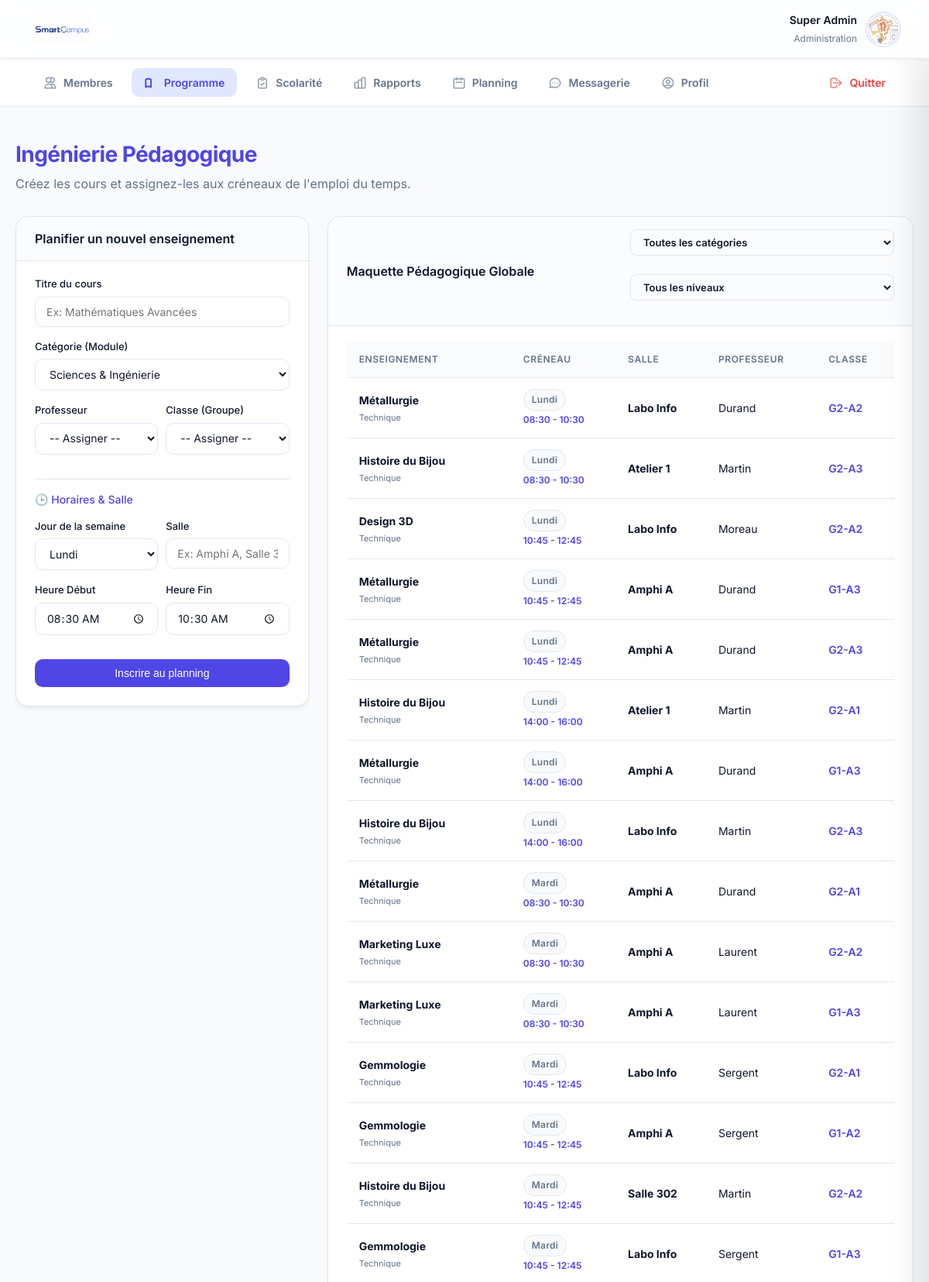
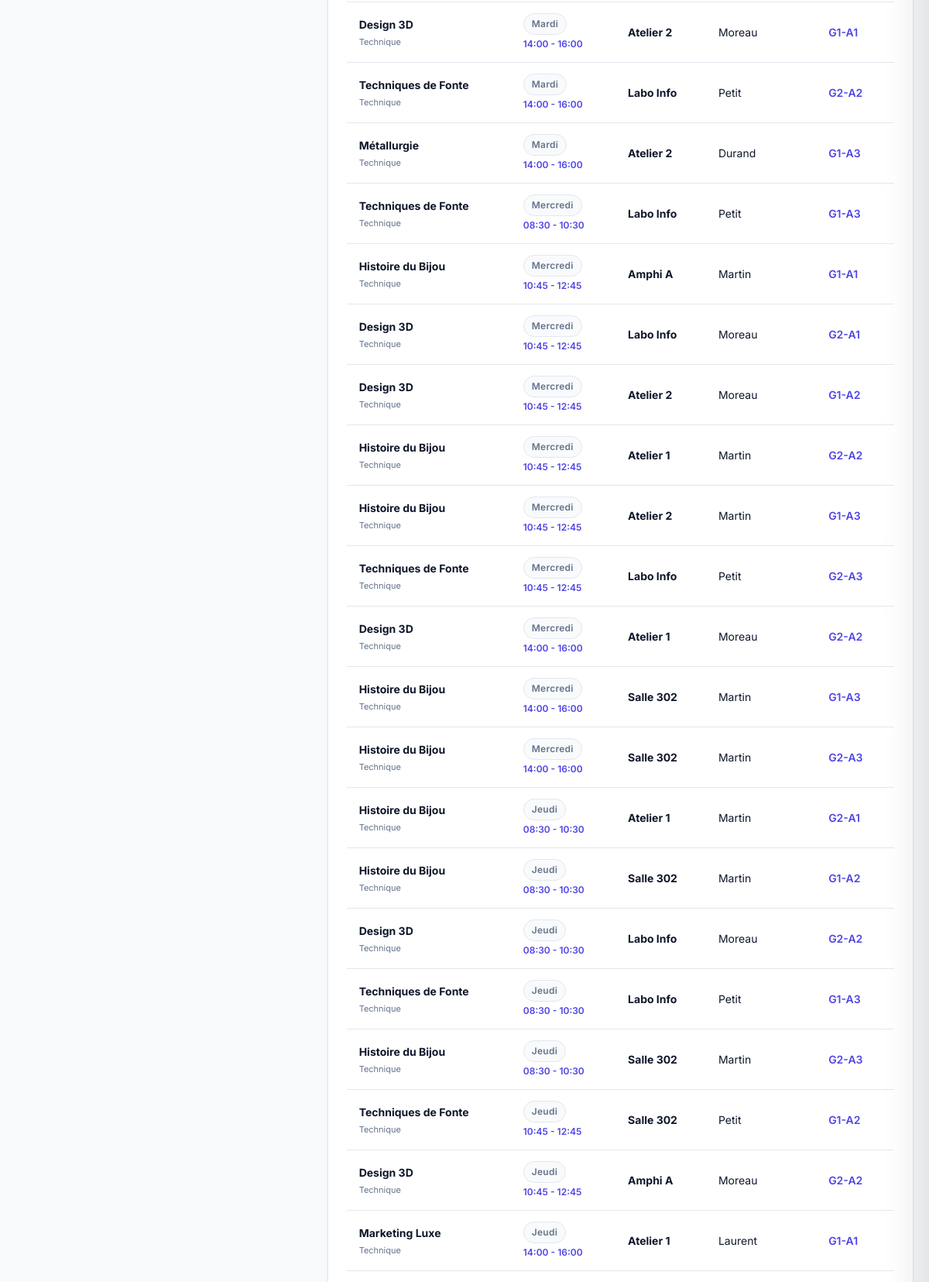
The app's page /gestion_cours.php (signed in, upper part), older data (2 pictures, top to bottom).
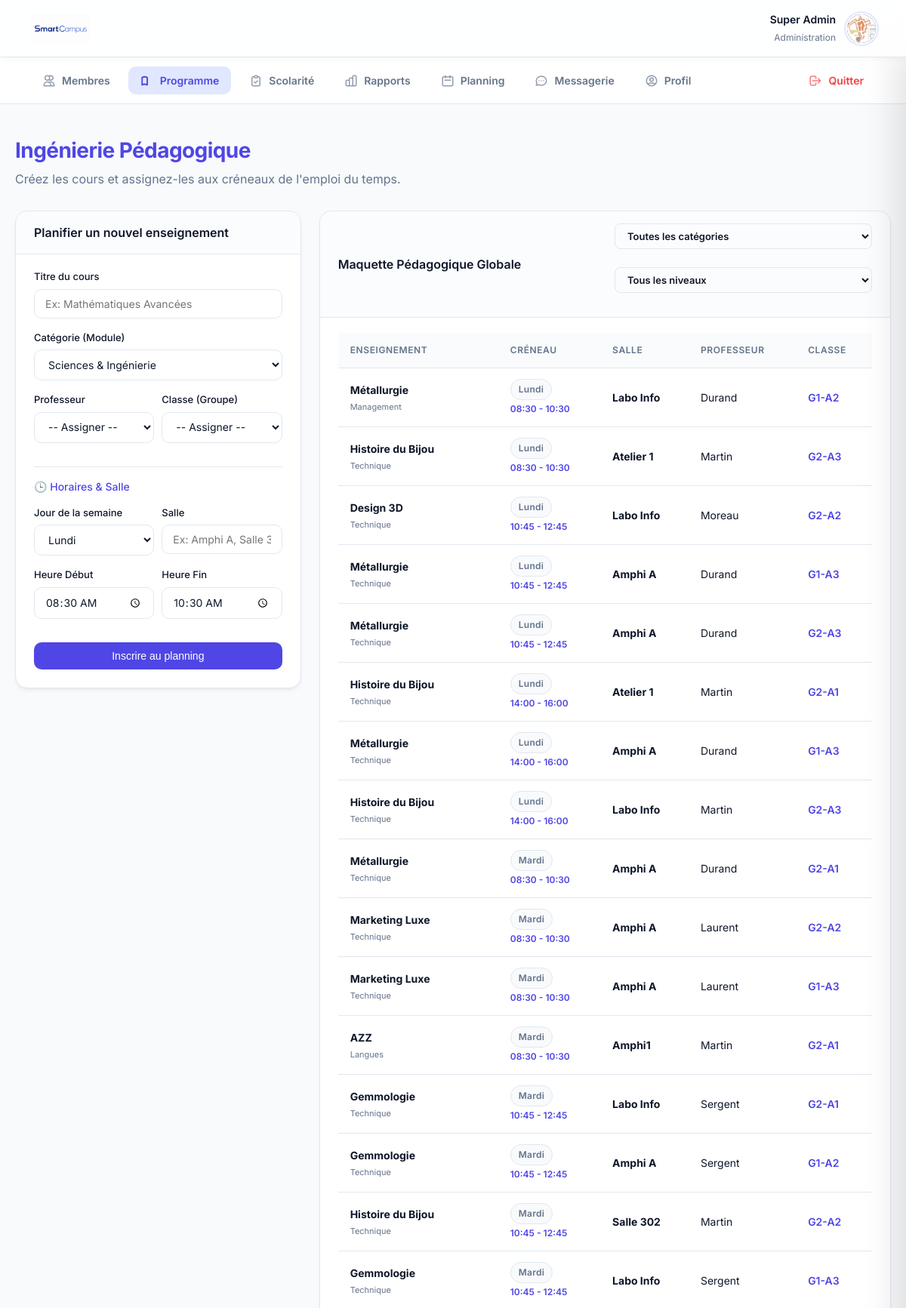
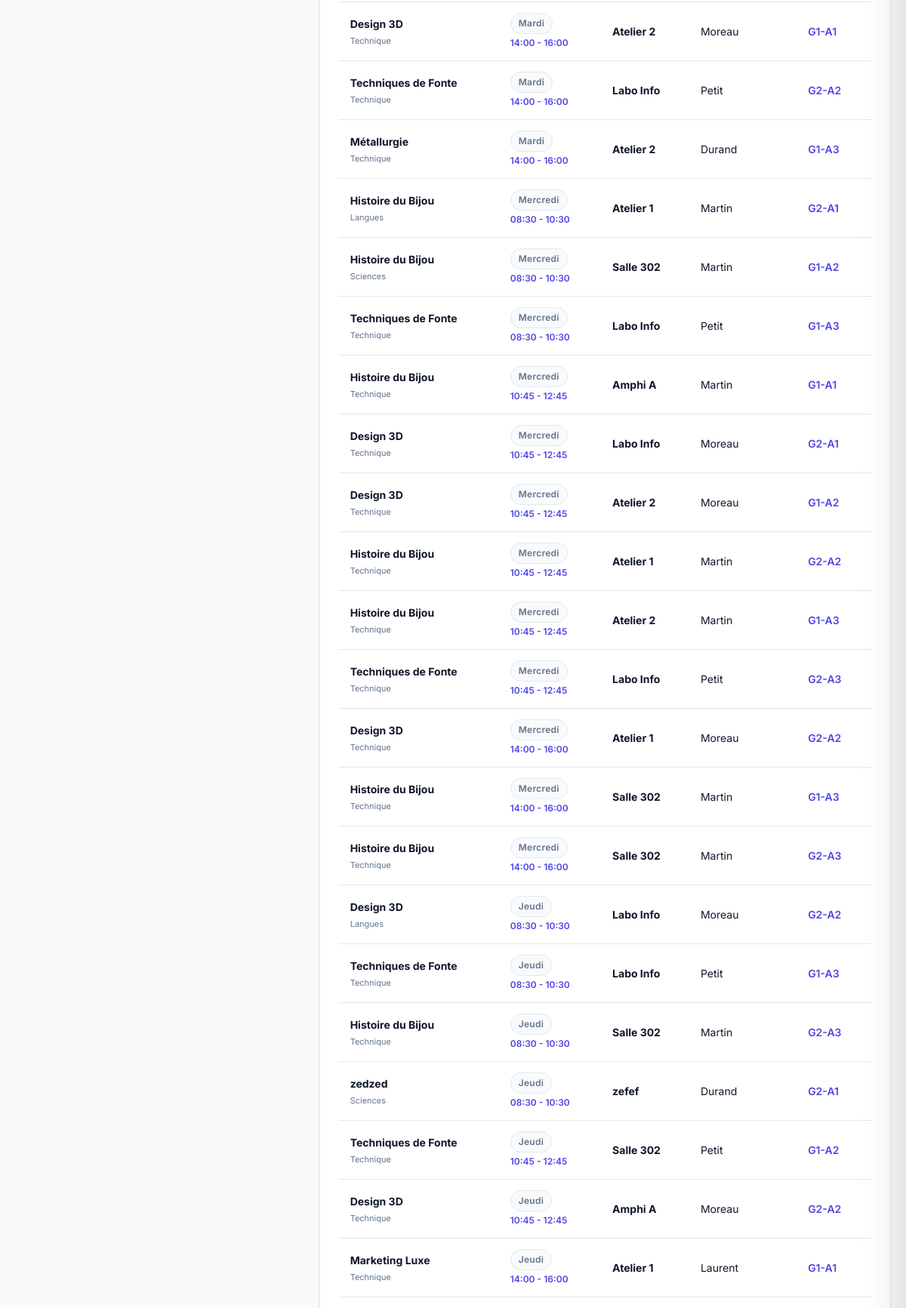
The same page, newer data (2 pictures, top to bottom).
### tables this page shows
CREATE TABLE utilisateurs (
        id INTEGER PRIMARY KEY AUTOINCREMENT,
        prenom TEXT NOT NULL,
        nom TEXT NOT NULL,
        email TEXT UNIQUE NOT NULL,
        role TEXT CHECK(role IN ('etudiant', 'professeur', 'administrateur')) NOT NULL,
        mot_de_passe_hash TEXT NOT NULL,
        statut_compte TEXT DEFAULT 'actif',
        groupe_id INTEGER,
        FOREIGN KEY(groupe_id) REFERENCES groupes(id) ON DELETE SET NULL
    );

CREATE TABLE cours (
        id INTEGER PRIMARY KEY AUTOINCREMENT,
        titre TEXT NOT NULL,
        categorie TEXT NOT NULL,
        description TEXT,
        groupe_id INTEGER,
        professeur_id INTEGER, jour VARCHAR(20) DEFAULT 'Lundi', heure_debut VARCHAR(10) DEFAULT '08:30', heure_fin VARCHAR(10) DEFAULT '10:30', salle VARCHAR(50) DEFAULT 'Non assignée',
        FOREIGN KEY(groupe_id) REFERENCES groupes(id) ON DELETE CASCADE,
        FOREIGN KEY(professeur_id) REFERENCES utilisateurs(id) ON DELETE SET NULL
    );

CREATE TABLE groupes (
        id INTEGER PRIMARY KEY AUTOINCREMENT,
        nom TEXT NOT NULL UNIQUE
    );

### gestion_cours.php (the view, shortened to what this page needs)
<?php
require_once 'db.php';
$cours = $db->query("
    SELECT c.*, u.nom as prof_nom, g.nom as groupe_nom
    FROM cours c
    LEFT JOIN utilisateurs u ON c.professeur_id = u.id
    LEFT JOIN groupes g ON c.groupe_id = g.id
    ORDER BY
        CASE c.jour
            WHEN 'Lundi'    THEN 1
            WHEN 'Mardi'    THEN 2
            WHEN 'Mercredi' THEN 3
            WHEN 'Jeudi'    THEN 4
            WHEN 'Vendredi' THEN 5
        END,
        c.heure_debut
")->fetchAll();
?>
<!DOCTYPE html>
<html lang="fr">
<head>
    <meta charset="UTF-8"><title>Programme - SmartCampus</title><link rel="stylesheet" href="style.css">
</head>
<body>
    <?php include 'menu.php'; ?>
    <div class="container">
        <div style="margin-bottom: 30px;">
            <h1 style="color:var(--primary);">Ingénierie Pédagogique</h1>
            <p style="color:var(--text-muted); margin:0;">Créez les cours et assignez-les aux créneaux de l'emploi du temps.</p>
        </div>
        <div class="dashboard-grid inverse">
            <div class="card" style="align-self: start;">
                <div class="card-header"><h2>Planifier un nouvel enseignement</h2></div>
                <form method="POST">
                    <label>Titre du cours</label>
                    <input type="text" name="titre" required placeholder="Ex: Mathématiques Avancées">
                    <label>Catégorie (Module)</label>
                    <select name="categorie" required>
                        <option value="Sciences">Sciences & Ingénierie</option>
                    </select>
                    <div style="display:flex; gap:10px;">
                        <div style="flex:1;">
                            <label>Professeur</label>
                            <select name="professeur_id" required>
                                <option value="">-- Assigner --</option>
                            </select>
                        </div>
                        <div style="flex:1;">
                            <label>Classe (Groupe)</label>
                            <select name="groupe_id" required>
                                <option value="">-- Assigner --</option>
                            </select>
                        </div>
                    </div>
                    <div style="border-top: 1px solid var(--border); margin: 15px 0; padding-top: 15px;">
                        <label style="color:var(--primary); font-size:14px; margin-bottom:10px;">🕒 Horaires & Salle</label>
                    </div>
                    <div style="display:flex; gap:10px;">
                        <div style="flex:1;">
                            <label>Jour de la semaine</label>
                            <select name="jour" required>
                                <option value="Lundi">Lundi</option><option value="Mardi">Mardi</option>
                            </select>
                        </div>
                        <div style="flex:1;">
                            <label>Salle</label>
                            <input type="text" name="salle" required placeholder="Ex: Amphi A, Salle 302">
                        </div>
                    </div>
                    <div style="display:flex; gap:10px;">
                        <div style="flex:1;"><label>Heure Début</label><input type="time" name="heure_debut" required value="08:30"></div>
                        <div style="flex:1;"><label>Heure Fin</label><input type="time" name="heure_fin" required value="10:30"></div>
                    </div>
                    <button type="submit" id="btnSubmitCours" class="btn-action" style="width:100%; margin-top:15px;">
                        Inscrire au planning
                    </button>
                </form>
            </div>
            <div class="card">
                <div class="card-header" style="display:flex; align-items:center; justify-content:space-between; flex-wrap:wrap; gap:10px;">
                    <h2 style="margin:0;">Maquette Pédagogique Globale</h2>
                    <div style="display:flex; gap:8px; flex-wrap:wrap;">
                        <select id="filtreCategorie" onchange="filtrerCours()" style="padding:7px 12px; border-radius:8px; border:1.5px solid var(--border); font-size:13px; font-weight:600; color:var(--text-main); background:var(--bg);">
                            <option value="">Toutes les catégories</option>
                        </select>
                        <select id="filtreNiveau" onchange="filtrerCours()" style="padding:7px 12px; border-radius:8px; border:1.5px solid var(--border); font-size:13px; font-weight:600; color:var(--text-main); background:var(--bg);">
                            <option value="">Tous les niveaux</option>
                        </select>
                    </div>
                </div>
                <?php if (empty($cours)): ?>
                    <p style="color:var(--text-muted); text-align:center;">Aucun cours programmé.</p>
                <?php else: ?>
                    <table>
                        <tr>
                            <th>Enseignement</th><th>Créneau</th><th>Salle</th><th>Professeur</th><th>Classe</th>
                        </tr>
                        <?php foreach($cours as $c): ?>
                            <tr class="cours-row"
                                data-cours-id="<?= $c['id'] ?>"
                                onclick="ouvrirCours(
                                    <?= $c['id'] ?>,
                                    <?= htmlspecialchars(json_encode([
                                        'id'            => $c['id'],
                                        'titre'         => $c['titre'],
                                        'categorie'     => $c['categorie'],
                                        'professeur_id' => $c['professeur_id'],
                                        'groupe_id'     => $c['groupe_id'],
                                        'jour'          => $c['jour'],
                                        'heure_debut'   => $c['heure_debut'],
                                        'heure_fin'     => $c['heure_fin'],
                                        'salle'         => $c['salle'],
                                        'prof_nom'      => $c['prof_nom'],
                                        'groupe_nom'    => $c['groupe_nom'],
                                    ]), ENT_QUOTES) ?>
                                )"
                                title="Modifier ce cours">
                                <td>
                                    <strong><?= htmlspecialchars($c['titre']) ?></strong><br>
                                    <span style="font-size:11px; color:var(--text-muted);"><?= htmlspecialchars($c['categorie']) ?></span>
                                </td>
                                <td>
                                    <span class="badge badge-neutral"><?= htmlspecialchars($c['jour']) ?></span><br>
                                    <span style="font-size:12px; color:var(--primary); font-weight:600;"><?= $c['heure_debut'] ?> - <?= $c['heure_fin'] ?></span>
                                </td>
                                <td><strong><?= htmlspecialchars($c['salle']) ?></strong></td>
                                <td><?= htmlspecialchars($c['prof_nom']) ?></td>
                                <td><span style="color:var(--primary); font-weight:600;"><?= htmlspecialchars($c['groupe_nom']) ?></span></td>
                            </tr>
                        <?php endforeach; ?>
                    </table>
                <?php endif; ?>
            </div>
        </div>
    </div>
</body>
</html>
</html>

### menu.php (shortened to what this page needs)
<?php
require_once 'db.php';
$mon_id = $_SESSION['utilisateur_id'];
$mon_role = $_SESSION['role'];
$stmt_menu = $db->prepare("SELECT u.*, g.nom as nom_groupe FROM utilisateurs u LEFT JOIN groupes g ON u.groupe_id = g.id WHERE u.id = ?");
$stmt_menu->execute([$mon_id]);
$user_menu = $stmt_menu->fetch(PDO::FETCH_ASSOC);
$initiales_menu = strtoupper(substr($user_menu['prenom'], 0, 1) . substr($user_menu['nom'], 0, 1));
$avatar_menu_url = null;
$search_avatar_menu = glob("uploads/avatars/avatar_" . $mon_id . ".*");
if (!empty($search_avatar_menu)) { $avatar_menu_url = $search_avatar_menu[0]; }
$stmt_unread_menu = $db->prepare("SELECT COUNT(*) FROM messages WHERE destinataire_id = ? AND lu = 0");
$stmt_unread_menu->execute([$mon_id]);
$messages_non_lus_menu = $stmt_unread_menu->fetchColumn();
$current_page = basename($_SERVER['PHP_SELF']);
?>
<header class="top-bar">
    <img src="images/logo.jpg" alt="SmartCampus" onerror="this.src='https://via.placeholder.com/120x45?text=SmartCampus'">
    <div class="user-widget">
        <div class="user-widget-info" style="text-align: right;">
            <strong style="color:var(--text-main); font-size:14px;"><?= htmlspecialchars($user_menu['prenom'] . ' ' . $user_menu['nom']) ?></strong>
            <span style="font-size:12px; color:var(--text-muted);">
                <?php
                if ($mon_role === 'administrateur') echo 'Administration';
                elseif ($mon_role === 'professeur') echo 'Corps Enseignant';
                else echo htmlspecialchars($user_menu['nom_groupe'] ?? 'Étudiant');
                ?>
            </span>
        </div>
        <div class="avatar-small" <?= $mon_role === 'administrateur' ? 'style="background: #1e293b;"' : '' ?>>
            <?php if ($avatar_menu_url): ?><img src="<?= $avatar_menu_url ?>" alt="Profil"><?php else: ?><?= $initiales_menu ?><?php endif; ?>
        </div>
    </div>
</header>
<nav class="top-nav">
    <?php if ($mon_role === 'administrateur'): ?>
        <a href="dashboard_administrateur.php" class="<?= $current_page === 'dashboard_administrateur.php' ? 'active' : '' ?>">
            <svg fill="none" viewBox="0 0 24 24" stroke="currentColor" stroke-width="2"><path stroke-linecap="round" stroke-linejoin="round" d="M12 4.354a4 4 0 110 5.292M15 21H3v-1a6 6 0 0112 0v1zm0 0h6v-1a6 6 0 00-9-5.197M13 7a4 4 0 11-8 0 4 4 0 018 0z" /></svg> Membres
        </a>
        <a href="gestion_cours.php" class="<?= $current_page === 'gestion_cours.php' ? 'active' : '' ?>">
            <svg fill="none" viewBox="0 0 24 24" stroke="currentColor" stroke-width="2"><path stroke-linecap="round" stroke-linejoin="round" d="M12 6.253v13m0-13C10.832 5.477 9.246 5 7.5 5S4.168 5.477 3 6.253v13C4.168 18.477 5.754 18 7.5 18s3.332.477 4.5 1.253" /></svg> Programme
        </a>
        <a href="gestion_absences.php" class="<?= $current_page === 'gestion_absences.php' ? 'active' : '' ?>">
            <svg fill="none" viewBox="0 0 24 24" stroke="currentColor" stroke-width="2"><path stroke-linecap="round" stroke-linejoin="round" d="M9 5H7a2 2 0 00-2 2v12a2 2 0 002 2h10a2 2 0 002-2V7a2 2 0 00-2-2h-2M9 5a2 2 0 002 2h2a2 2 0 002-2M9 5a2 2 0 012-2h2a2 2 0 012 2m-6 9l2 2 4-4" /></svg> Scolarité
        </a>
        <a href="rapports_admin.php" class="<?= $current_page === 'rapports_admin.php' ? 'active' : '' ?>">
            Rapports
        </a>
    <?php endif; ?>
    <a href="planning.php" class="<?= $current_page === 'planning.php' ? 'active' : '' ?>">
        <svg fill="none" viewBox="0 0 24 24" stroke="currentColor" stroke-width="2"><path stroke-linecap="round" stroke-linejoin="round" d="M8 7V3m8 4V3m-9 8h10M5 21h14a2 2 0 002-2V7a2 2 0 00-2-2H5a2 2 0 00-2 2v12a2 2 0 002 2z" /></svg> Planning
    </a>
    <a href="messagerie.php" class="<?= $current_page === 'messagerie.php' ? 'active' : '' ?>">
        <svg fill="none" viewBox="0 0 24 24" stroke="currentColor" stroke-width="2"><path stroke-linecap="round" stroke-linejoin="round" d="M8 12h.01M12 12h.01M16 12h.01M21 12c0 4.418-4.03 8-9 8a9.863 9.863 0 01-4.255-.949L3 20l1.395-3.72C3.512 15.042 3 13.574 3 12c0-4.418 4.03-8 9-8s9 3.582 9 8z" /></svg>
        Messagerie <?php if ($messages_non_lus_menu > 0): ?><span class="notification-badge"><?= $messages_non_lus_menu ?></span><?php endif; ?>
    </a>
    <a href="profil.php" class="<?= $current_page === 'profil.php' ? 'active' : '' ?>">
        <svg fill="none" viewBox="0 0 24 24" stroke="currentColor" stroke-width="2"><path stroke-linecap="round" stroke-linejoin="round" d="M5.121 17.804A13.937 13.937 0 0112 16c2.5 0 4.847.655 6.879 1.804M15 10a3 3 0 11-6 0 3 3 0 016 0zm6 2a9 9 0 11-18 0 9 9 0 0118 0z" /></svg> Profil
    </a>
    <a href="deconnexion.php" style="color: var(--danger); margin-left: auto;">
        <svg fill="none" viewBox="0 0 24 24" stroke="currentColor" stroke-width="2"><path stroke-linecap="round" stroke-linejoin="round" d="M17 16l4-4m0 0l-4-4m4 4H7m6 4v1a3 3 0 01-3 3H6a3 3 0 01-3-3V7a3 3 0 013-3h4a3 3 0 013 3v1" /></svg> Quitter
    </a>
</nav>

### gestion_cours.php (style rules this page uses)
.cours-row { cursor: pointer; transition: background 0.15s; }

Row changes from the older to the newer data that the page shows:
changed cours: categorie "Technique" → "Management"; groupe.nom "G2-A2" → "G1-A2"
added cours: titre "AZZ", categorie "Langues", jour "Mardi", heure_debut "08:30", heure_fin "10:30", salle "Amphi1", professeur.nom "Martin", groupe.nom "G2-A1"
changed cours (number 20 of 38 on the later page): categorie "Technique" → "Langues"; jour "Jeudi" → "Mercredi"; moves up the list
changed cours (number 21 of 38 on the later page): categorie "Technique" → "Sciences"; jour "Jeudi" → "Mercredi"; moves up the list
changed cours (number 32 of 38 on the later page): categorie "Technique" → "Langues"
added cours: titre "zedzed", categorie "Sciences", jour "Jeudi", heure_debut "08:30", heure_fin "10:30", salle "zefef", professeur.nom "Durand", groupe.nom "G2-A1"
